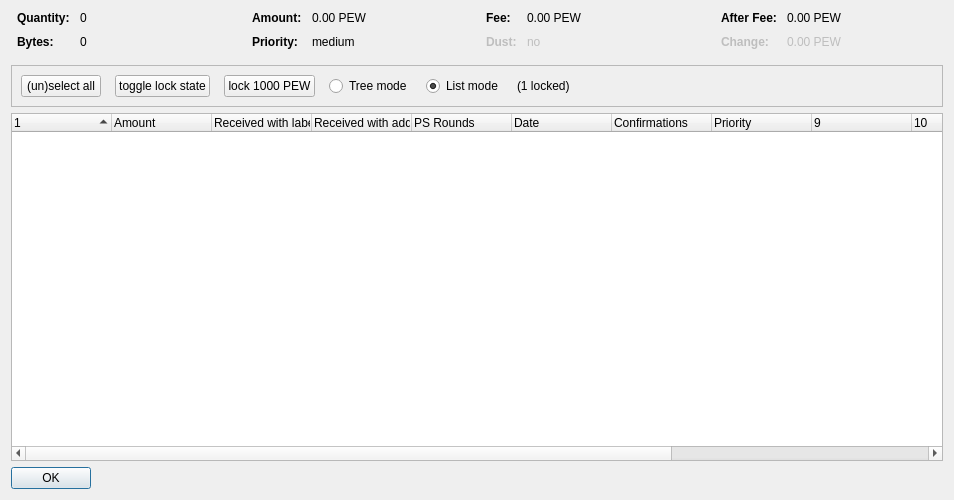
<?xml version="1.0" encoding="UTF-8"?>
<ui version="4.0">
 <class>CoinControlDialog</class>
 <widget class="QDialog" name="CoinControlDialog">
  <property name="geometry">
   <rect>
    <x>0</x>
    <y>0</y>
    <width>954</width>
    <height>500</height>
   </rect>
  </property>
  <property name="windowTitle">
   <string>Coin Selection</string>
  </property>
  <property name="styleSheet">
   <string notr="true"/>
  </property>
  <layout class="QVBoxLayout" name="verticalLayout">
   <item>
    <layout class="QHBoxLayout" name="horizontalLayoutTop" stretch="0,0,0,0">
     <property name="topMargin">
      <number>0</number>
     </property>
     <property name="bottomMargin">
      <number>10</number>
     </property>
     <item>
      <layout class="QFormLayout" name="formLayoutCoinControl1">
       <property name="horizontalSpacing">
        <number>10</number>
       </property>
       <property name="verticalSpacing">
        <number>10</number>
       </property>
       <property name="leftMargin">
        <number>6</number>
       </property>
       <property name="rightMargin">
        <number>6</number>
       </property>
       <item row="0" column="0">
        <widget class="QLabel" name="labelCoinControlQuantityText">
         <property name="font">
          <font>
           <weight>75</weight>
           <bold>true</bold>
          </font>
         </property>
         <property name="text">
          <string>Quantity:</string>
         </property>
        </widget>
       </item>
       <item row="0" column="1">
        <widget class="QLabel" name="labelCoinControlQuantity">
         <property name="cursor">
          <cursorShape>IBeamCursor</cursorShape>
         </property>
         <property name="contextMenuPolicy">
          <enum>Qt::ActionsContextMenu</enum>
         </property>
         <property name="text">
          <string notr="true">0</string>
         </property>
         <property name="textInteractionFlags">
          <set>Qt::LinksAccessibleByMouse|Qt::TextSelectableByKeyboard|Qt::TextSelectableByMouse</set>
         </property>
        </widget>
       </item>
       <item row="1" column="0">
        <widget class="QLabel" name="labelCoinControlBytesText">
         <property name="font">
          <font>
           <weight>75</weight>
           <bold>true</bold>
          </font>
         </property>
         <property name="text">
          <string>Bytes:</string>
         </property>
        </widget>
       </item>
       <item row="1" column="1">
        <widget class="QLabel" name="labelCoinControlBytes">
         <property name="cursor">
          <cursorShape>IBeamCursor</cursorShape>
         </property>
         <property name="contextMenuPolicy">
          <enum>Qt::ActionsContextMenu</enum>
         </property>
         <property name="text">
          <string notr="true">0</string>
         </property>
         <property name="textInteractionFlags">
          <set>Qt::LinksAccessibleByMouse|Qt::TextSelectableByKeyboard|Qt::TextSelectableByMouse</set>
         </property>
        </widget>
       </item>
      </layout>
     </item>
     <item>
      <layout class="QFormLayout" name="formLayoutCoinControl2">
       <property name="horizontalSpacing">
        <number>10</number>
       </property>
       <property name="verticalSpacing">
        <number>10</number>
       </property>
       <property name="leftMargin">
        <number>6</number>
       </property>
       <property name="rightMargin">
        <number>6</number>
       </property>
       <item row="0" column="0">
        <widget class="QLabel" name="labelCoinControlAmountText">
         <property name="font">
          <font>
           <weight>75</weight>
           <bold>true</bold>
          </font>
         </property>
         <property name="text">
          <string>Amount:</string>
         </property>
        </widget>
       </item>
       <item row="0" column="1">
        <widget class="QLabel" name="labelCoinControlAmount">
         <property name="cursor">
          <cursorShape>IBeamCursor</cursorShape>
         </property>
         <property name="contextMenuPolicy">
          <enum>Qt::ActionsContextMenu</enum>
         </property>
         <property name="text">
          <string notr="true">0.00 PEW</string>
         </property>
         <property name="textInteractionFlags">
          <set>Qt::LinksAccessibleByMouse|Qt::TextSelectableByKeyboard|Qt::TextSelectableByMouse</set>
         </property>
        </widget>
       </item>
       <item row="1" column="0">
        <widget class="QLabel" name="labelCoinControlPriorityText">
         <property name="font">
          <font>
           <weight>75</weight>
           <bold>true</bold>
          </font>
         </property>
         <property name="text">
          <string>Priority:</string>
         </property>
        </widget>
       </item>
       <item row="1" column="1">
        <widget class="QLabel" name="labelCoinControlPriority">
         <property name="cursor">
          <cursorShape>IBeamCursor</cursorShape>
         </property>
         <property name="contextMenuPolicy">
          <enum>Qt::ActionsContextMenu</enum>
         </property>
         <property name="text">
          <string>medium</string>
         </property>
         <property name="textInteractionFlags">
          <set>Qt::LinksAccessibleByMouse|Qt::TextSelectableByKeyboard|Qt::TextSelectableByMouse</set>
         </property>
        </widget>
       </item>
      </layout>
     </item>
     <item>
      <layout class="QFormLayout" name="formLayoutCoinControl3">
       <property name="horizontalSpacing">
        <number>10</number>
       </property>
       <property name="verticalSpacing">
        <number>10</number>
       </property>
       <property name="leftMargin">
        <number>6</number>
       </property>
       <property name="rightMargin">
        <number>6</number>
       </property>
       <item row="0" column="0">
        <widget class="QLabel" name="labelCoinControlFeeText">
         <property name="font">
          <font>
           <weight>75</weight>
           <bold>true</bold>
          </font>
         </property>
         <property name="text">
          <string>Fee:</string>
         </property>
        </widget>
       </item>
       <item row="0" column="1">
        <widget class="QLabel" name="labelCoinControlFee">
         <property name="cursor">
          <cursorShape>IBeamCursor</cursorShape>
         </property>
         <property name="contextMenuPolicy">
          <enum>Qt::ActionsContextMenu</enum>
         </property>
         <property name="text">
          <string notr="true">0.00 PEW</string>
         </property>
         <property name="textInteractionFlags">
          <set>Qt::LinksAccessibleByMouse|Qt::TextSelectableByKeyboard|Qt::TextSelectableByMouse</set>
         </property>
        </widget>
       </item>
       <item row="1" column="0">
        <widget class="QLabel" name="labelCoinControlLowOutputText">
         <property name="enabled">
          <bool>false</bool>
         </property>
         <property name="font">
          <font>
           <weight>75</weight>
           <bold>true</bold>
          </font>
         </property>
         <property name="text">
          <string>Dust:</string>
         </property>
        </widget>
       </item>
       <item row="1" column="1">
        <widget class="QLabel" name="labelCoinControlLowOutput">
         <property name="enabled">
          <bool>false</bool>
         </property>
         <property name="cursor">
          <cursorShape>IBeamCursor</cursorShape>
         </property>
         <property name="contextMenuPolicy">
          <enum>Qt::ActionsContextMenu</enum>
         </property>
         <property name="text">
          <string>no</string>
         </property>
         <property name="textInteractionFlags">
          <set>Qt::LinksAccessibleByMouse|Qt::TextSelectableByKeyboard|Qt::TextSelectableByMouse</set>
         </property>
        </widget>
       </item>
      </layout>
     </item>
     <item>
      <layout class="QFormLayout" name="formLayoutCoinControl4">
       <property name="horizontalSpacing">
        <number>10</number>
       </property>
       <property name="verticalSpacing">
        <number>10</number>
       </property>
       <property name="leftMargin">
        <number>6</number>
       </property>
       <property name="rightMargin">
        <number>6</number>
       </property>
       <item row="0" column="0">
        <widget class="QLabel" name="labelCoinControlAfterFeeText">
         <property name="font">
          <font>
           <weight>75</weight>
           <bold>true</bold>
          </font>
         </property>
         <property name="text">
          <string>After Fee:</string>
         </property>
        </widget>
       </item>
       <item row="0" column="1">
        <widget class="QLabel" name="labelCoinControlAfterFee">
         <property name="cursor">
          <cursorShape>IBeamCursor</cursorShape>
         </property>
         <property name="contextMenuPolicy">
          <enum>Qt::ActionsContextMenu</enum>
         </property>
         <property name="text">
          <string notr="true">0.00 PEW</string>
         </property>
         <property name="textInteractionFlags">
          <set>Qt::LinksAccessibleByMouse|Qt::TextSelectableByKeyboard|Qt::TextSelectableByMouse</set>
         </property>
        </widget>
       </item>
       <item row="1" column="0">
        <widget class="QLabel" name="labelCoinControlChangeText">
         <property name="enabled">
          <bool>false</bool>
         </property>
         <property name="font">
          <font>
           <weight>75</weight>
           <bold>true</bold>
          </font>
         </property>
         <property name="text">
          <string>Change:</string>
         </property>
        </widget>
       </item>
       <item row="1" column="1">
        <widget class="QLabel" name="labelCoinControlChange">
         <property name="enabled">
          <bool>false</bool>
         </property>
         <property name="cursor">
          <cursorShape>IBeamCursor</cursorShape>
         </property>
         <property name="contextMenuPolicy">
          <enum>Qt::ActionsContextMenu</enum>
         </property>
         <property name="text">
          <string notr="true">0.00 PEW</string>
         </property>
         <property name="textInteractionFlags">
          <set>Qt::LinksAccessibleByMouse|Qt::TextSelectableByKeyboard|Qt::TextSelectableByMouse</set>
         </property>
        </widget>
       </item>
      </layout>
     </item>
    </layout>
   </item>
   <item>
    <widget class="QFrame" name="frame">
     <property name="minimumSize">
      <size>
       <width>0</width>
       <height>40</height>
      </size>
     </property>
     <property name="frameShape">
      <enum>QFrame::StyledPanel</enum>
     </property>
     <property name="frameShadow">
      <enum>QFrame::Sunken</enum>
     </property>
     <layout class="QHBoxLayout" name="horizontalLayout">
      <item>
       <layout class="QHBoxLayout" name="horizontalLayoutPanel" stretch="0,0,0,0,0,0,0">
        <property name="spacing">
         <number>14</number>
        </property>
        <item>
         <widget class="QPushButton" name="pushButtonSelectAll">
          <property name="sizePolicy">
           <sizepolicy hsizetype="Maximum" vsizetype="Fixed">
            <horstretch>0</horstretch>
            <verstretch>0</verstretch>
           </sizepolicy>
          </property>
          <property name="text">
           <string>(un)select all</string>
          </property>
          <property name="autoDefault">
           <bool>false</bool>
          </property>
         </widget>
        </item>
        <item>
         <widget class="QPushButton" name="pushButtonToggleLock">
          <property name="sizePolicy">
           <sizepolicy hsizetype="Maximum" vsizetype="Fixed">
            <horstretch>0</horstretch>
            <verstretch>0</verstretch>
           </sizepolicy>
          </property>
          <property name="text">
           <string>toggle lock state</string>
          </property>
          <property name="autoDefault">
           <bool>false</bool>
          </property>
         </widget>
        </item>
        <item>
         <widget class="QPushButton" name="pushButtonLock1000">
          <property name="toolTip">
           <string>To lock all items with 1000 PEW </string>
          </property>
          <property name="text">
           <string>lock 1000 PEW</string>
          </property>
         </widget>
        </item>
        <item>
         <widget class="QRadioButton" name="radioTreeMode">
          <property name="sizePolicy">
           <sizepolicy hsizetype="Maximum" vsizetype="Fixed">
            <horstretch>0</horstretch>
            <verstretch>0</verstretch>
           </sizepolicy>
          </property>
          <property name="text">
           <string>Tree mode</string>
          </property>
         </widget>
        </item>
        <item>
         <widget class="QRadioButton" name="radioListMode">
          <property name="sizePolicy">
           <sizepolicy hsizetype="Maximum" vsizetype="Fixed">
            <horstretch>0</horstretch>
            <verstretch>0</verstretch>
           </sizepolicy>
          </property>
          <property name="text">
           <string>List mode</string>
          </property>
          <property name="checked">
           <bool>true</bool>
          </property>
         </widget>
        </item>
        <item>
         <widget class="QLabel" name="labelLocked">
          <property name="text">
           <string>(1 locked)</string>
          </property>
         </widget>
        </item>
        <item>
         <spacer name="horizontalSpacer">
          <property name="orientation">
           <enum>Qt::Horizontal</enum>
          </property>
          <property name="sizeHint" stdset="0">
           <size>
            <width>40</width>
            <height>20</height>
           </size>
          </property>
         </spacer>
        </item>
       </layout>
      </item>
     </layout>
    </widget>
   </item>
   <item>
    <widget class="CoinControlTreeWidget" name="treeWidget">
     <property name="contextMenuPolicy">
      <enum>Qt::CustomContextMenu</enum>
     </property>
     <property name="sortingEnabled">
      <bool>false</bool>
     </property>
     <property name="columnCount">
      <number>13</number>
     </property>
     <attribute name="headerShowSortIndicator" stdset="0">
      <bool>true</bool>
     </attribute>
     <attribute name="headerStretchLastSection">
      <bool>false</bool>
     </attribute>
     <column>
      <property name="text">
       <string/>
      </property>
     </column>
     <column>
      <property name="text">
       <string>Amount</string>
      </property>
     </column>
     <column>
      <property name="text">
       <string>Received with label</string>
      </property>
     </column>
     <column>
      <property name="text">
       <string>Received with address</string>
      </property>
     </column>
     <column>
      <property name="text">
       <string>PS Rounds</string>
      </property>
     </column>
     <column>
      <property name="text">
       <string>Date</string>
      </property>
     </column>
     <column>
      <property name="text">
       <string>Confirmations</string>
      </property>
      <property name="toolTip">
       <string>Confirmed</string>
      </property>
     </column>
     <column>
      <property name="text">
       <string>Priority</string>
      </property>
     </column>
     <column>
      <property name="text">
       <string/>
      </property>
     </column>
     <column>
      <property name="text">
       <string/>
      </property>
     </column>
     <column>
      <property name="text">
       <string/>
      </property>
     </column>
     <column>
      <property name="text">
       <string/>
      </property>
     </column>
     <column>
      <property name="text">
       <string/>
      </property>
     </column>
    </widget>
   </item>
   <item>
    <widget class="QDialogButtonBox" name="buttonBox">
     <property name="sizePolicy">
      <sizepolicy hsizetype="Maximum" vsizetype="Fixed">
       <horstretch>0</horstretch>
       <verstretch>0</verstretch>
      </sizepolicy>
     </property>
     <property name="orientation">
      <enum>Qt::Horizontal</enum>
     </property>
     <property name="standardButtons">
      <set>QDialogButtonBox::Ok</set>
     </property>
    </widget>
   </item>
  </layout>
 </widget>
 <customwidgets>
  <customwidget>
   <class>CoinControlTreeWidget</class>
   <extends>QTreeWidget</extends>
   <header>coincontroltreewidget.h</header>
  </customwidget>
 </customwidgets>
 <resources/>
 <connections/>
</ui>
